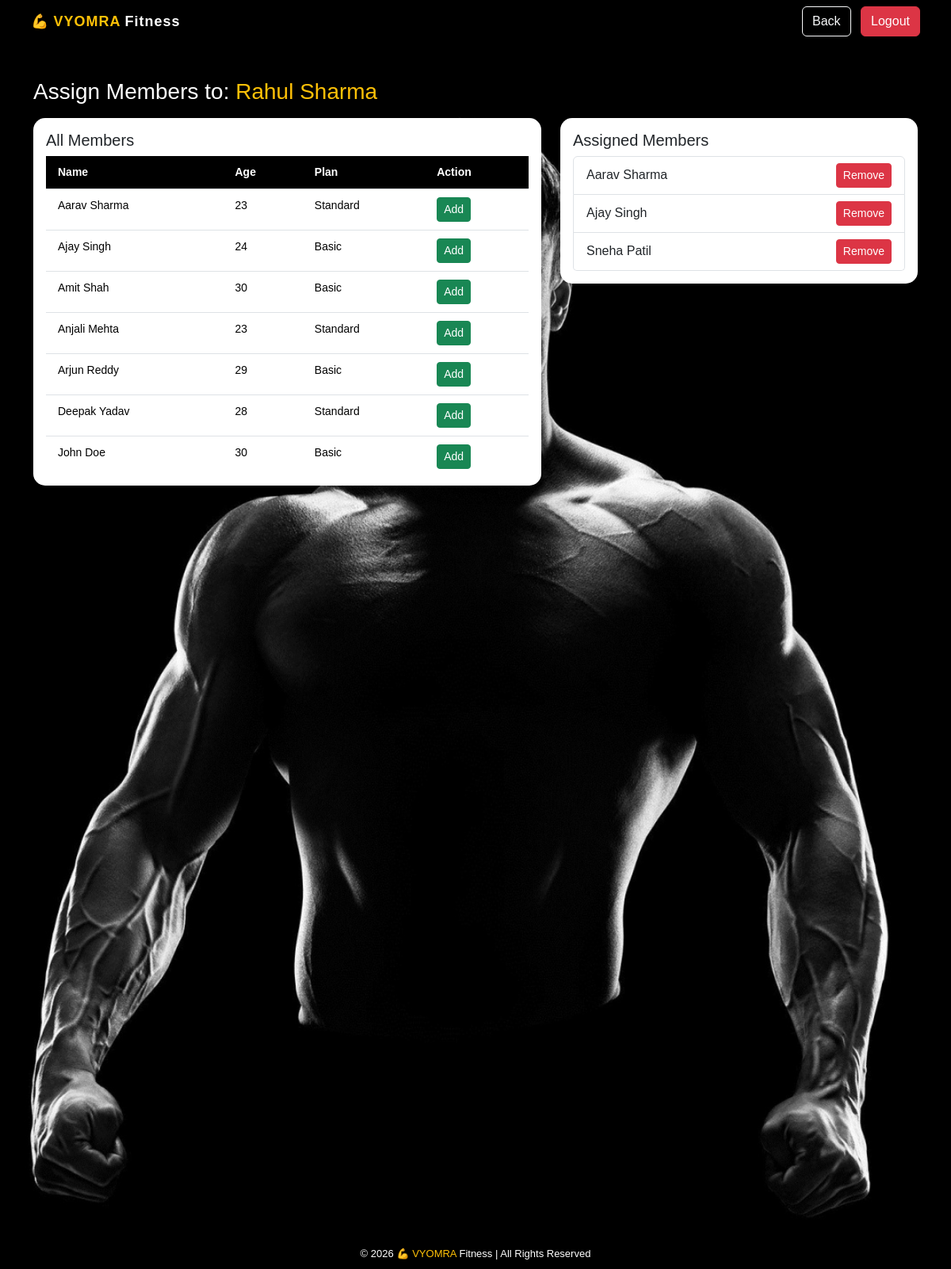
Page /admin/assign_members.php?trainer_id=1 (signed in) on the committed database.
### tables this page shows
CREATE TABLE `trainers` (
  `trainer_id` int(11) NOT NULL,
  `name` varchar(100) DEFAULT NULL,
  `specialty` varchar(100) DEFAULT NULL,
  `phone` varchar(15) DEFAULT NULL,
  `specialization` varchar(100) DEFAULT NULL
);

CREATE TABLE `members` (
  `member_id` int(11) NOT NULL,
  `name` varchar(100) DEFAULT NULL,
  `age` int(11) DEFAULT NULL,
  `gender` varchar(10) DEFAULT NULL,
  `phone` varchar(15) DEFAULT NULL,
  `email` varchar(100) DEFAULT NULL,
  `plan` varchar(50) DEFAULT NULL,
  `join_date` date DEFAULT NULL,
  `expiry_date` date NOT NULL,
  `trainer_id` int(11) DEFAULT NULL,
  `workout_id` int(11) DEFAULT NULL
);

### admin/assign_members.php (the view, shortened to what this page needs)
<?php
include("../includes/db.php");
$trainer_id = (int)$_GET['trainer_id'];
$tstmt = $conn->prepare("SELECT * FROM trainers WHERE trainer_id = ?");
$tstmt->bind_param("i", $trainer_id);
$tstmt->execute();
$trainer = $tstmt->get_result()->fetch_assoc();
$members = mysqli_query($conn, "SELECT * FROM members ORDER BY name ASC");
$assigned = mysqli_query($conn, "
    SELECT m.*
    FROM members m
    JOIN trainer_members tm ON m.member_id = tm.member_id
    WHERE tm.trainer_id = $trainer_id
    ORDER BY m.name ASC
");
?>
<!DOCTYPE html>
<html>
<head>
<link href="https://cdn.jsdelivr.net/npm/bootstrap@5.3.2/dist/css/bootstrap.min.css" rel="stylesheet">
<link rel="stylesheet" href="../css/style.css">
</head>
<body class="dashboard-bg">
<nav class="navbar navbar-dark custom-navbar">
<div class="container-fluid px-4">
<a class="navbar-brand fw-bold" href="dashboard.php">
💪 <span class="logo-highlight">VYOMRA</span> Fitness
</a>
<div class="ms-auto">
<a href="view_trainers.php" class="btn btn-outline-light me-2">Back</a>
<a href="../logout.php" class="btn btn-danger">Logout</a>
</div>
</div>
</nav>
<div class="main-content">
<div class="container mt-4">
<h3 class="text-white mb-3">
Assign Members to: <span class="text-warning"><?php echo htmlspecialchars($trainer['name']); ?></span>
</h3>
<div class="row">
<div class="col-md-7">
<div class="card p-3 shadow mb-4">
<h5>All Members</h5>
<div class="table-scroll">
<table class="table table-hover">
<thead>
<tr>
<th>Name</th>
<th>Age</th>
<th>Plan</th>
<th>Action</th>
</tr>
</thead>
<tbody>
<?php while($m = mysqli_fetch_assoc($members)){ ?>
<tr>
<td><?php echo htmlspecialchars($m['name']); ?></td>
<td><?php echo $m['age']; ?></td>
<td><?php echo htmlspecialchars($m['plan']); ?></td>
<td>
<form method="POST">
<button class="btn btn-success btn-sm" name="assign">Add</button>
</form>
</td>
</tr>
<?php } ?>
</tbody>
</table>
</div>
</div>
</div>
<div class="col-md-5">
<div class="card p-3 shadow">
<h5>Assigned Members</h5>
<ul class="list-group">
<?php while($a = mysqli_fetch_assoc($assigned)){ ?>
<li class="list-group-item d-flex justify-content-between align-items-center">
<?php echo htmlspecialchars($a['name']); ?>
<form method="POST" style="margin:0;">
<button class="btn btn-danger btn-sm" name="remove">Remove</button>
</form>
</li>
<?php } ?>
</ul>
</div>
</div>
</div>
</div>
</div>
<footer class="footer">
© <?php echo date('Y'); ?> 💪 <span class="logo-highlight">VYOMRA</span> Fitness | All Rights Reserved
</footer>
</body>
</html>

### css/style.css (style rules this page uses)
html, body { height: 100%; margin: 0; }
body { display: flex; flex-direction: column; font-family: Arial, sans-serif; }
.main-content { flex: 1; }
.footer { background: #000; color: #fff; text-align: center; padding: 10px; font-size: 13px; }
.dashboard-bg { background: url('../assets/bg3.jpg') no-repeat center center fixed; background-size: cover; }
.navbar, .custom-navbar { position: fixed; top: 0; width: 100%; z-index: 1000; background: rgba(0,0,0,0.7); backdrop-filter: blur(8px); box-shadow: 0 2px 10px rgba(0,0,0,0.5); padding: 8px 15px; }
.navbar-brand { font-size: 18px; letter-spacing: 1px; display: flex; align-items: center; gap: 5px; }
.logo-highlight { color: #ffc107; }
.dashboard-bg .main-content { margin-top: 75px; }
.card { border: none; border-radius: 15px; transition: 0.3s; }
.table { width: 100%; font-size: 14px; }
.table th, .table td { white-space: nowrap; padding: 10px 15px; }
.table thead th { position: sticky; top: 0; z-index: 2; }

### admin/assign_members.php (style rules this page uses)
.table-scroll { max-height: 400px; overflow-y: auto; }
.table-scroll thead th { position: sticky; top: 0; background: #000; color: #fff; z-index: 2; }

### rows in the picture
trainers: name "Rahul Sharma"
members: name "Aarav Sharma", age "23", plan "Standard"
members: name "Ajay Singh", age "24", plan "Basic"
members: name "Amit Shah", age "30", plan "Basic"
members: name "Anjali Mehta", age "23", plan "Standard"
members: name "Arjun Reddy", age "29", plan "Basic"
members: name "Deepak Yadav", age "28", plan "Standard"
members: name "John Doe", age "30", plan "Basic"
members: name "Sneha Patil"
